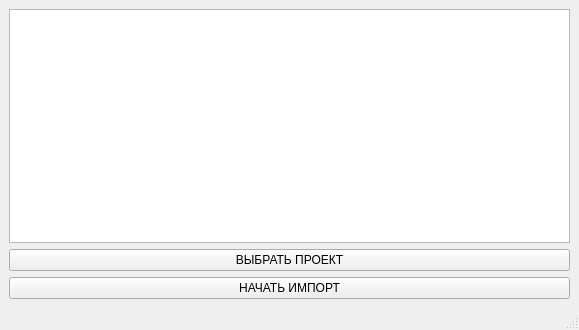
<?xml version="1.0" encoding="UTF-8"?>
<ui version="4.0">
 <class>MainWindow</class>
 <widget class="QMainWindow" name="MainWindow">
  <property name="geometry">
   <rect>
    <x>0</x>
    <y>0</y>
    <width>579</width>
    <height>330</height>
   </rect>
  </property>
  <property name="windowTitle">
   <string>Выберите проект для импорта</string>
  </property>
  <widget class="QWidget" name="centralwidget">
   <layout class="QVBoxLayout" name="verticalLayout">
    <item>
     <widget class="QListWidget" name="listWidget"/>
    </item>
    <item>
     <widget class="QPushButton" name="pushButton">
      <property name="text">
       <string>ВЫБРАТЬ ПРОЕКТ</string>
      </property>
     </widget>
    </item>
    <item>
     <widget class="QPushButton" name="pushButton_2">
      <property name="text">
       <string>НАЧАТЬ ИМПОРТ</string>
      </property>
     </widget>
    </item>
   </layout>
  </widget>
  <widget class="QMenuBar" name="menubar">
   <property name="geometry">
    <rect>
     <x>0</x>
     <y>0</y>
     <width>579</width>
     <height>17</height>
    </rect>
   </property>
  </widget>
  <widget class="QStatusBar" name="statusbar"/>
 </widget>
 <resources/>
 <connections/>
</ui>
